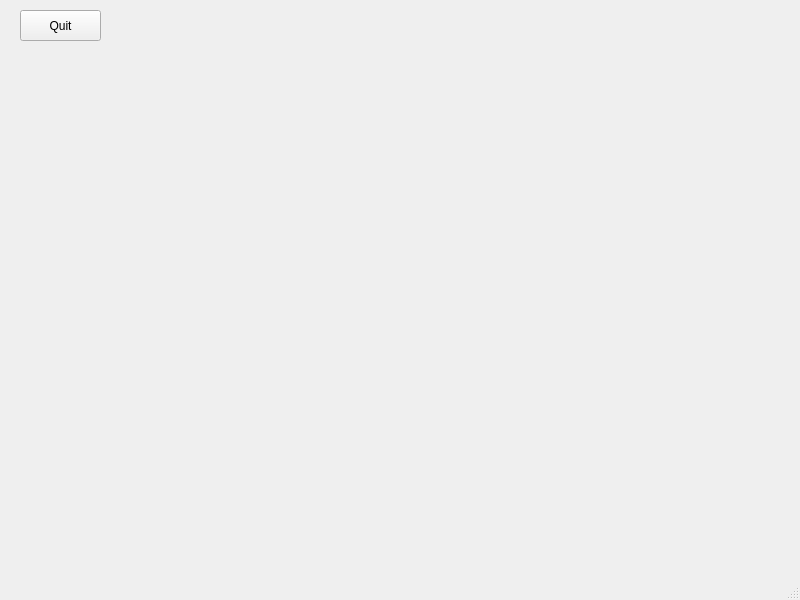
<?xml version="1.0" encoding="UTF-8"?>
<ui version="4.0">
 <class>MainWindow</class>
 <widget class="QMainWindow" name="MainWindow">
  <property name="geometry">
   <rect>
    <x>0</x>
    <y>0</y>
    <width>800</width>
    <height>600</height>
   </rect>
  </property>
  <property name="windowTitle">
   <string>MainWindow</string>
  </property>
  <widget class="QWidget" name="centralwidget">
   <widget class="QPushButton" name="btnQuit">
    <property name="geometry">
     <rect>
      <x>20</x>
      <y>10</y>
      <width>81</width>
      <height>31</height>
     </rect>
    </property>
    <property name="text">
     <string>Quit</string>
    </property>
   </widget>
  </widget>
  <widget class="QMenuBar" name="menubar">
   <property name="geometry">
    <rect>
     <x>0</x>
     <y>0</y>
     <width>800</width>
     <height>22</height>
    </rect>
   </property>
  </widget>
  <widget class="QStatusBar" name="statusbar"/>
 </widget>
 <resources/>
 <connections/>
</ui>
